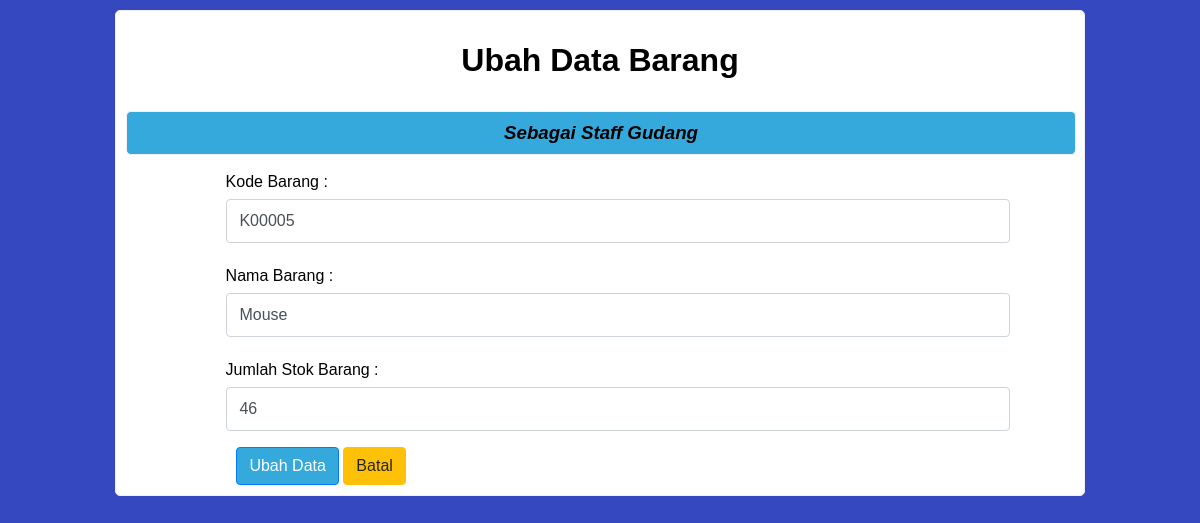
/ubah.php?id=9 (signed in), run on the app's committed database.
### tables this page shows
CREATE TABLE `barang` (
  `id_barang` int(11) NOT NULL,
  `kode_barang` char(7) NOT NULL,
  `nama_barang` varchar(100) NOT NULL,
  `stok` int(11) NOT NULL,
  `tanggal` date NOT NULL
);

### connect.php (called while the page is built, shortened)
<?php
$conn = mysqli_connect("localhost","root","","db_barang");
function query($query){
	global $conn;
	$result= mysqli_query($conn, $query);
	$rows = [];
	while ($row = mysqli_fetch_assoc($result)){
		$rows[] = $row;
	}
	return $rows;
}
?>

### ubah.php (the view, shortened to what this page needs)
<?php
	require 'connect.php';
	$id = $_GET["id"];
	$query = query("SELECT * FROM barang WHERE id_barang = $id")[0];
 ?>
  <!DOCTYPE html>
 <html>
 	<link rel="stylesheet" type="text/css" href="style.css">
 <head>
 </head>
 <body>
 	<div class="konten">
 		<h1>Ubah Data Barang</h1>
 		<div class="menu">
			<h3>Sebagai Staff Gudang</h3>
		</div>
 		<form action="" method="post">
 			<div class="form-group">
            	<label for="kode">Kode Barang :</label>
            	<input type="text" name="kode" class="form-control" required id="kode" autocomplete="off" value="<?= $query['kode_barang']?>" />
        	</div>
        	<div class="form-group">
            	<label for="nama">Nama Barang :</label>
            	<input type="text" name="nama" class="form-control" required id="nama" autocomplete="off" value="<?= $query['nama_barang']?>"/>
        	</div>
        	<div class="form-group">
            	<label for="stok">Jumlah Stok Barang :</label>
            	<input type="number" name="stok" class="form-control" required id="stok" autocomplete="off" value="<?= $query['stok']?>"/>
        	</div>
        	<button type="submit" name="submit" class="btn btn-primary">Ubah Data</button>
        	<a href="index.php" class="btn btn-warning" role="button" onclick="return confirm('Batalkan perubahan?')">Batal</a>
 		</form>
 	</div>
 </body>
 </html>

### style.css (style rules this page uses)
body { background-color:#3548C0; font-size:16px color:#444; }
h1 { text-align: center; padding-bottom: 10px; }
.menu { width: 100%; background-color: #35A9DB; border: 1px solid #f0f0f0; border-radius: 5px; padding: 5px auto; margin: 10px auto; }
div.menu h3 { text-align: center; font-style: italic; overflow: hidden; margin: 10px auto; }
.konten { width: 80%; margin: 10px auto; background-color: white; padding: 10px 10px; border-radius: 5px; border: 1px solid #f0f0f0; text-align: left; font-family: sans-serif; }
label { text-align: left; display: block; padding: 0.5em 1.5em 0.5em 6.2em; }
a { color: #007bff; text-decoration: none; background-color: transparent; }
button { border-radius: 0; }
.btn { display: inline-block; font-weight: 400; color: #212529; text-align: center; vertical-align: middle; -webkit-user-select: none; -moz-user-select: none; -ms-user-select: none; user-select: none; background-color: transparent; border: 1px solid transparent; padding: 0.375rem 0.75rem; font-size: 1rem; line-height: 1.5; border-radius: 0.25rem; transition: color 0.15s ease-in-out, background-color 0.15s ease-in-out, border-color 0.15s ease-in-out, box-shadow 0.15s ease-in-out; }
.btn-primary { color: #fff; background-color: #35A9DB; border-color: #007bff; margin-left: 110px; }
.btn-warning { color: #212529; background-color: #ffc107; border-color: #ffc107; }
.form-control { display: block; width: 80%; margin-left: 100px; height: calc(1rem + 0.75rem + 2px); padding: 0.375rem 0.75rem; font-size: 1rem; font-weight: 400; line-height: 1.5; color: #495057; background-color: #fff; background-clip: padding-box; border: 1px solid #ced4da; border-radius: 0.25rem; transition: border-color 0.15s ease-in-out, box-shadow 0.15s ease-in-out; }
.form-control::placeholder { color: #6c757d; opacity: 1; }
.form-group { margin-bottom: 1rem; }

### data on the page
barang: kode "K00005", nama "Mouse", stok "46"
